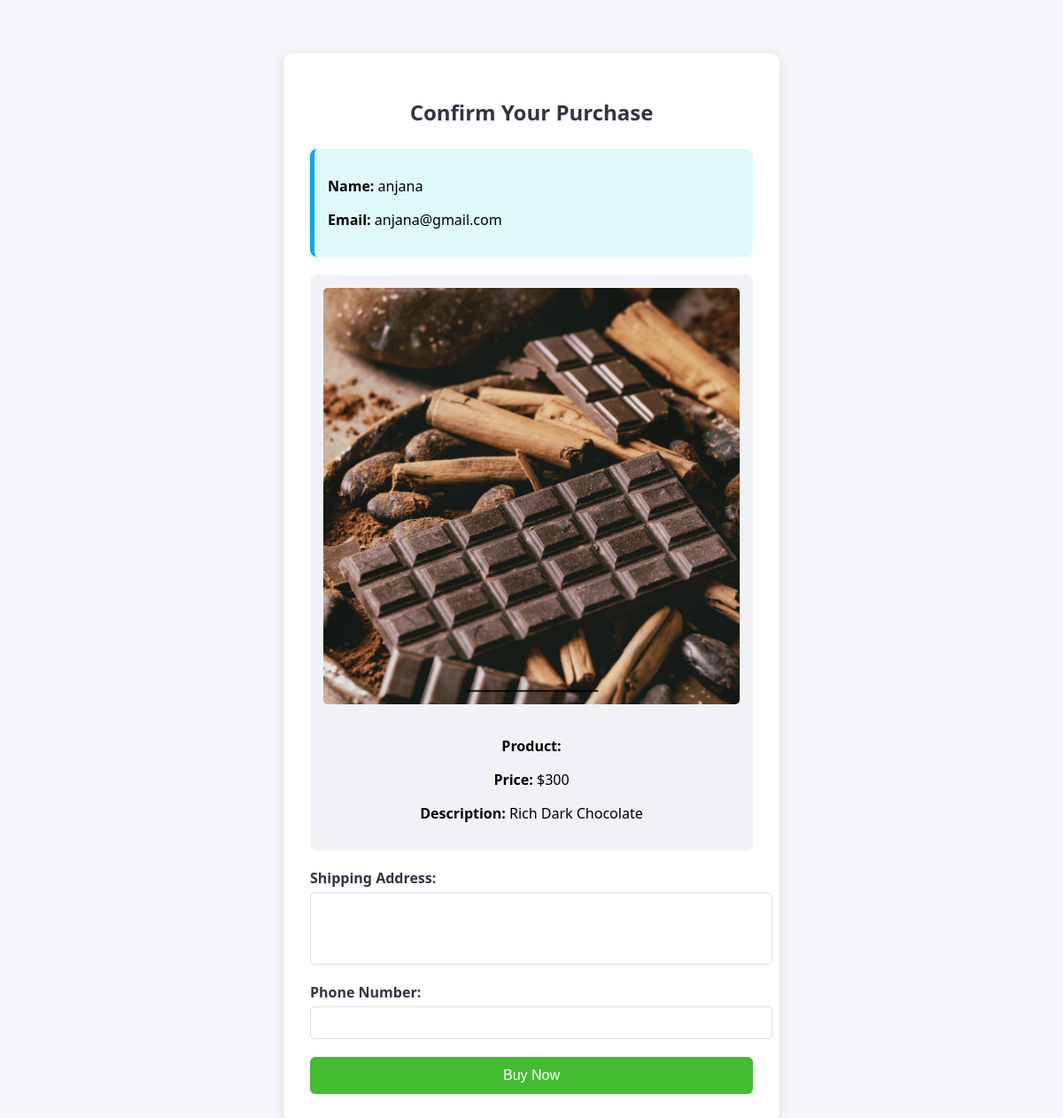
/buynow/1/ (signed in), run on the app's committed database.
### foodapp/models.py (models this page shows)
class reg(models.Model):
    name = models.CharField(max_length=100,null=True,blank=True)
    age = models.IntegerField()
    email = models.EmailField(unique=True)
    password = models.CharField(max_length=100,null=True,blank=True)
    image = models.FileField(upload_to='image/')

class product(models.Model):
    name = models.CharField(max_length=100,null=True,blank=True)
    description = models.TextField(null=True,blank=True)
    image = models.FileField(upload_to='media/',null=True,blank=True)
    quantity = models.IntegerField(null=True,blank=True)
    price = models.IntegerField(null=True,blank=True)

### foodapp/views.py (the view)
# urls.py: path('buynow/<int:id>/', views.buynow, name='buynow'),
def buynow(request, id):
    user = request.session.get('email')
    if user:
        client = models.reg.objects.get(email=user)
        product = models.product.objects.get(id=id)
        if request.method == 'POST':
            address = request.POST.get('address')
            phone = request.POST.get('phone')
            buy_item = models.buy(user=client, product=product, address=address, phone=phone)
            buy_item.save()
            return redirect('paylist')
        else:
            return render(request, 'buynow.html', {'user': client, 'product': product})
    else:
        return redirect('login')

### foodapp/templates/buynow.html (shortened to what this page needs)
<!DOCTYPE html>
<html lang="en">
<head>
</head>
<body>
<div class="container">
    <h2>Confirm Your Purchase</h2>
    <div class="info-block user-info">
        <p><strong>Name:</strong> {{ user.name }}</p>
        <p><strong>Email:</strong> {{ user.email }}</p>
    </div>
    <div class="info-block product-info">
        {% if product.image %}
            <img src="{{ product.image.url }}" alt="{{ product.name }}">
        {% else %}
            <p><em>No image available for this product.</em></p>
        {% endif %}
        <p><strong>Product:</strong> {{ product.buy.name }}</p>
        <p><strong>Price:</strong> ${{ product.price }}</p>
        <p><strong>Description:</strong> {{ product.description }}</p>
    </div>
    <form method="post">
        <label for="address">Shipping Address:</label>
        <textarea name="address" id="address" rows="4" required></textarea>
        <label for="phone">Phone Number:</label>
        <input type="text" name="phone" id="phone" required>
        <button type="submit">Buy Now</button>
    </form>
</div>
</body>
</html>

### foodapp/templates/buynow.html (style rules this page uses)
body { font-family: 'Segoe UI', Tahoma, Geneva, Verdana, sans-serif; background-color: #f5f6fa; margin: 0; padding: 0; }
.container { width: 500px; margin: 60px auto; background-color: #fff; padding: 30px; border-radius: 10px; box-shadow: 0px 2px 12px rgba(0, 0, 0, 0.1); }
h2 { text-align: center; margin-bottom: 25px; color: #2f3640; }
.info-block { margin-bottom: 20px; padding: 15px; border-radius: 8px; }
.user-info { background-color: #dff9fb; border-left: 5px solid #00a8ff; }
.product-info { background-color: #f1f2f6; text-align: center; }
.product-info img { max-width: 100%; height: auto; margin-bottom: 15px; border-radius: 5px; }
label { display: block; margin-top: 15px; font-weight: bold; color: #2f3542; }
input[type="text"], textarea { width: 100%; padding: 10px; margin-top: 5px; border: 1px solid #dcdde1; border-radius: 5px; }
textarea { resize: none; }
button { margin-top: 20px; width: 100%; background-color: #44bd32; color: white; border: none; padding: 12px; font-size: 16px; border-radius: 6px; cursor: pointer; transition: background-color 0.3s ease; }

### data on the page
reg: name "anjana", email "anjana@gmail.com"
product: image (picture), price "300", description "Rich Dark Chocolate"
